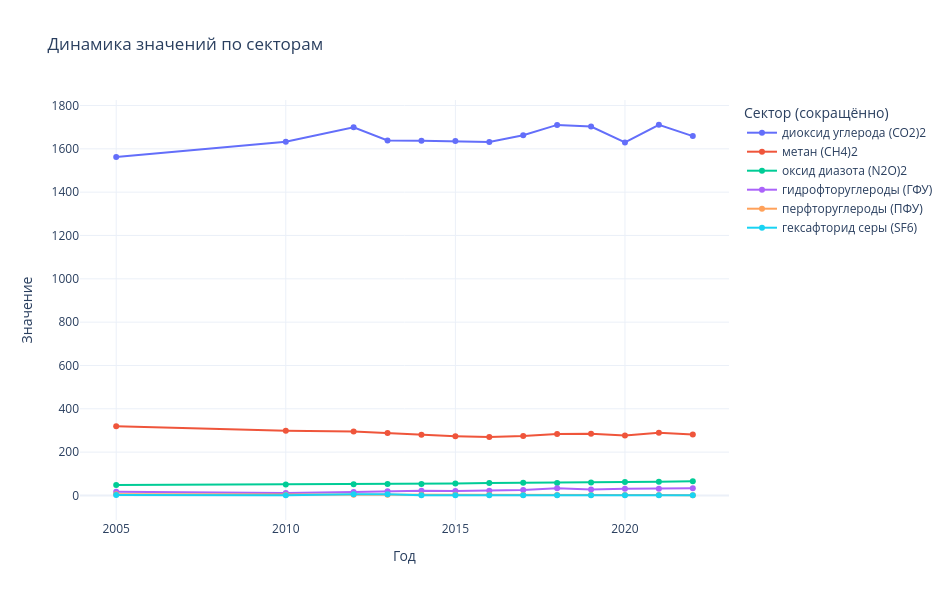

The notebook cell saved with this chart:
### Code cell
df_long = df.melt(
    id_vars=df.columns[0],        # первый столбец — идентификатор (Сектор)
    var_name="Год",               # название нового столбца для лет
    value_name="Значение"         # название столбца с данными
)
df_long["Год"] = pd.to_numeric(df_long["Год"], errors="coerce")

def shorten_label(label: str, width: int = 25) -> str:
    """Автоматически сокращает длинные названия"""
    if len(label) <= width:
        return label
    # если длинное — обрезаем до ближайшего пробела и добавляем "…"
    short = textwrap.shorten(label, width=width, placeholder="…")
    return short

df_long["Сектор_кратко"] = df_long["Сектор"].apply(shorten_label)

# создаём интерактивный график
fig = px.line(
    df_long,
    x="Год",
    y="Значение",
    color="Сектор_кратко",
    hover_name="Сектор",       # при наведении — полное имя
    markers=True,
    title="Динамика значений по секторам"
)

# оформление
fig.update_layout(
    legend_title_text="Сектор (сокращённо)",
    legend=dict(
        orientation="v",
        yanchor="top",
        y=1,
        xanchor="left",
        x=1.02
    ),
    hovermode="x unified",
    template="plotly_white",
    width=950,
    height=600
)

fig.show()

### Figure 1 — Plotly figure (JSON) as saved in the notebook; plotly's stock layout.template omitted (floating-point values rounded to 4 significant figures)
{"data": [{"hovertemplate": "<b>%{hovertext}</b><br><br>Сектор_кратко=диоксид углерода (СО2)2<br>Год=%{x}<br>Значение=%{y}<extra></extra>", "hovertext": ["диоксид углерода (СО2)2", "диоксид углерода (СО2)2", "диоксид углерода (СО2)2", "диоксид углерода (СО2)2", "диоксид углерода (СО2)2", "диоксид углерода (СО2)2", "диоксид углерода (СО2)2", "диоксид углерода (СО2)2", "диоксид углерода (СО2)2", "диоксид углерода (СО2)2", "диоксид углерода (СО2)2", "диоксид углерода (СО2)2", "диоксид углерода (СО2)2"], "legendgroup": "диоксид углерода (СО2)2", "line": {"color": "#636efa", "dash": "solid"}, "marker": {"symbol": "circle"}, "mode": "lines+markers", "name": "диоксид углерода (СО2)2", "orientation": "v", "showlegend": true, "x": [2005, 2010, 2012, 2013, 2014, 2015, 2016, 2017, 2018, 2019, 2020, 2021, 2022], "xaxis": "x", "y": [1562.0, 1632.0, 1700.0, 1638.0, 1638.0, 1636.0, 1632.0, 1662.0, 1710.0, 1703.0, 1630.0, 1711.0, 1659.0], "yaxis": "y", "type": "scatter"}, {"hovertemplate": "<b>%{hovertext}</b><br><br>Сектор_кратко=метан (СН4)2<br>Год=%{x}<br>Значение=%{y}<extra></extra>", "hovertext": ["метан (СН4)2", "метан (СН4)2", "метан (СН4)2", "метан (СН4)2", "метан (СН4)2", "метан (СН4)2", "метан (СН4)2", "метан (СН4)2", "метан (СН4)2", "метан (СН4)2", "метан (СН4)2", "метан (СН4)2", "метан (СН4)2"], "legendgroup": "метан (СН4)2", "line": {"color": "#EF553B", "dash": "solid"}, "marker": {"symbol": "circle"}, "mode": "lines+markers", "name": "метан (СН4)2", "orientation": "v", "showlegend": true, "x": [2005, 2010, 2012, 2013, 2014, 2015, 2016, 2017, 2018, 2019, 2020, 2021, 2022], "xaxis": "x", "y": [319.3, 298.5, 295.3, 288.0, 280.1, 273.5, 269.5, 274.8, 283.7, 284.8, 277.0, 289.7, 281.8], "yaxis": "y", "type": "scatter"}, {"hovertemplate": "<b>%{hovertext}</b><br><br>Сектор_кратко=оксид диазота (N2O)2<br>Год=%{x}<br>Значение=%{y}<extra></extra>", "hovertext": ["оксид диазота (N2O)2", "оксид диазота (N2O)2", "оксид диазота (N2O)2", "оксид диазота (N2O)2", "оксид диазота (N2O)2", "оксид диазота (N2O)2", "оксид диазота (N2O)2", "оксид диазота (N2O)2", "оксид диазота (N2O)2", "оксид диазота (N2O)2", "оксид диазота (N2O)2", "оксид диазота (N2O)2", "оксид диазота (N2O)2"], "legendgroup": "оксид диазота (N2O)2", "line": {"color": "#00cc96", "dash": "solid"}, "marker": {"symbol": "circle"}, "mode": "lines+markers", "name": "оксид диазота (N2O)2", "orientation": "v", "showlegend": true, "x": [2005, 2010, 2012, 2013, 2014, 2015, 2016, 2017, 2018, 2019, 2020, 2021, 2022], "xaxis": "x", "y": [48.4, 50.2, 51.2, 52.6, 53.3, 54.6, 57.4, 58.3, 57.7, 59.4, 61.5, 63.7, 65.9], "yaxis": "y", "type": "scatter"}, {"hovertemplate": "<b>%{hovertext}</b><br><br>Сектор_кратко=гидрофторуглероды (ГФУ)<br>Год=%{x}<br>Значение=%{y}<extra></extra>", "hovertext": ["гидрофторуглероды (ГФУ)", "гидрофторуглероды (ГФУ)", "гидрофторуглероды (ГФУ)", "гидрофторуглероды (ГФУ)", "гидрофторуглероды (ГФУ)", "гидрофторуглероды (ГФУ)", "гидрофторуглероды (ГФУ)", "гидрофторуглероды (ГФУ)", "гидрофторуглероды (ГФУ)", "гидрофторуглероды (ГФУ)", "гидрофторуглероды (ГФУ)", "гидрофторуглероды (ГФУ)", "гидрофторуглероды (ГФУ)"], "legendgroup": "гидрофторуглероды (ГФУ)", "line": {"color": "#ab63fa", "dash": "solid"}, "marker": {"symbol": "circle"}, "mode": "lines+markers", "name": "гидрофторуглероды (ГФУ)", "orientation": "v", "showlegend": true, "x": [2005, 2010, 2012, 2013, 2014, 2015, 2016, 2017, 2018, 2019, 2020, 2021, 2022], "xaxis": "x", "y": [16.8, 11.8, 16.0, 19.5, 22.2, 20.3, 21.5, 25.6, 32.7, 27.9, 30.6, 30.8, 33.0], "yaxis": "y", "type": "scatter"}, {"hovertemplate": "<b>%{hovertext}</b><br><br>Сектор_кратко=перфторуглероды (ПФУ)<br>Год=%{x}<br>Значение=%{y}<extra></extra>", "hovertext": ["перфторуглероды (ПФУ)", "перфторуглероды (ПФУ)", "перфторуглероды (ПФУ)", "перфторуглероды (ПФУ)", "перфторуглероды (ПФУ)", "перфторуглероды (ПФУ)", "перфторуглероды (ПФУ)", "перфторуглероды (ПФУ)", "перфторуглероды (ПФУ)", "перфторуглероды (ПФУ)", "перфторуглероды (ПФУ)", "перфторуглероды (ПФУ)", "перфторуглероды (ПФУ)"], "legendgroup": "перфторуглероды (ПФУ)", "line": {"color": "#FFA15A", "dash": "solid"}, "marker": {"symbol": "circle"}, "mode": "lines+markers", "name": "перфторуглероды (ПФУ)", "orientation": "v", "showlegend": true, "x": [2005, 2010, 2012, 2013, 2014, 2015, 2016, 2017, 2018, 2019, 2020, 2021, 2022], "xaxis": "x", "y": [5.7, 3.3, 3.0, 3.1, 2.7, 3.2, 3.3, 2.4, 1.6, 1.5, 1.5, 1.5, 1.4], "yaxis": "y", "type": "scatter"}, {"hovertemplate": "<b>%{hovertext}</b><br><br>Сектор_кратко=гексафторид серы (SF6)<br>Год=%{x}<br>Значение=%{y}<extra></extra>", "hovertext": ["гексафторид серы (SF6)", "гексафторид серы (SF6)", "гексафторид серы (SF6)", "гексафторид серы (SF6)", "гексафторид серы (SF6)", "гексафторид серы (SF6)", "гексафторид серы (SF6)", "гексафторид серы (SF6)", "гексафторид серы (SF6)", "гексафторид серы (SF6)", "гексафторид серы (SF6)", "гексафторид серы (SF6)", "гексафторид серы (SF6)"], "legendgroup": "гексафторид серы (SF6)", "line": {"color": "#19d3f3", "dash": "solid"}, "marker": {"symbol": "circle"}, "mode": "lines+markers", "name": "гексафторид серы (SF6)", "orientation": "v", "showlegend": true, "x": [2005, 2010, 2012, 2013, 2014, 2015, 2016, 2017, 2018, 2019, 2020, 2021, 2022], "xaxis": "x", "y": [1.6, 1.0, 5.7, 5.3, 1.1, 1.1, 0.9, 1.2, 1.1, 1.1, 1.1, 1.2, 1.0], "yaxis": "y", "type": "scatter"}], "layout": {"xaxis": {"anchor": "y", "domain": [0.0, 1.0], "title": {"text": "Год"}}, "yaxis": {"anchor": "x", "domain": [0.0, 1.0], "title": {"text": "Значение"}}, "legend": {"title": {"text": "Сектор (сокращённо)"}, "tracegroupgap": 0, "orientation": "v", "yanchor": "top", "y": 1, "xanchor": "left", "x": 1.02}, "title": {"text": "Динамика значений по секторам"}, "hovermode": "x unified", "width": 950, "height": 600}}
